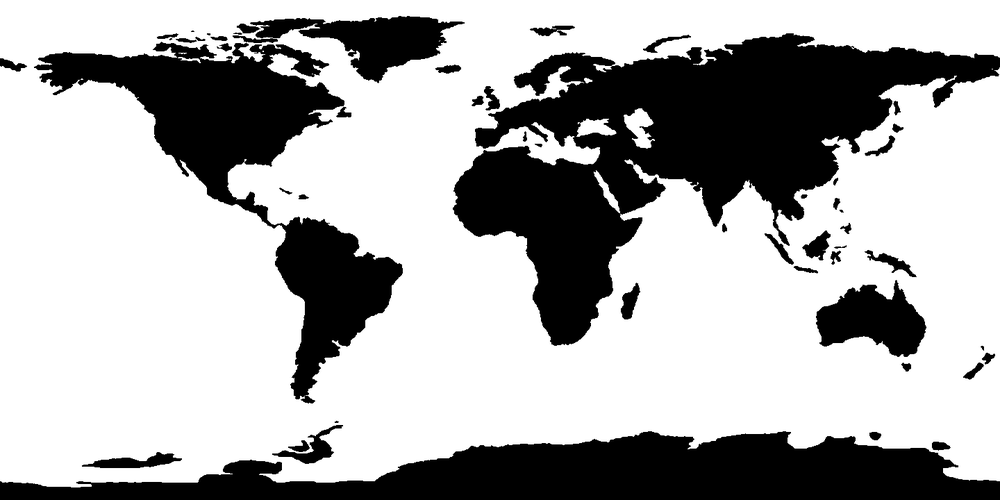
%> input picture assignment3/q4/map.gif, 1000 x 500 px, shrunk from 1440 x 720 before the run
$ octave q4.m   (GNU Octave 9; MATLAB toolbox functions it lacks are replaced by stand-ins)
%> lines starting %> are read from the running program, lines starting %| are printed output that depends on the picture; in (x1, y1, x2, y2) boxes, pixels count from 0 and x2, y2 are one past the last pixel; in counts of white or black regions, pixels touching at a corner belong together; the program's own positions count from 1
%% Abhijeet Kumar
% CSD 201302197

% geometric transformation for a map
% q4

% read the given image
img = double(imread('map.gif'));
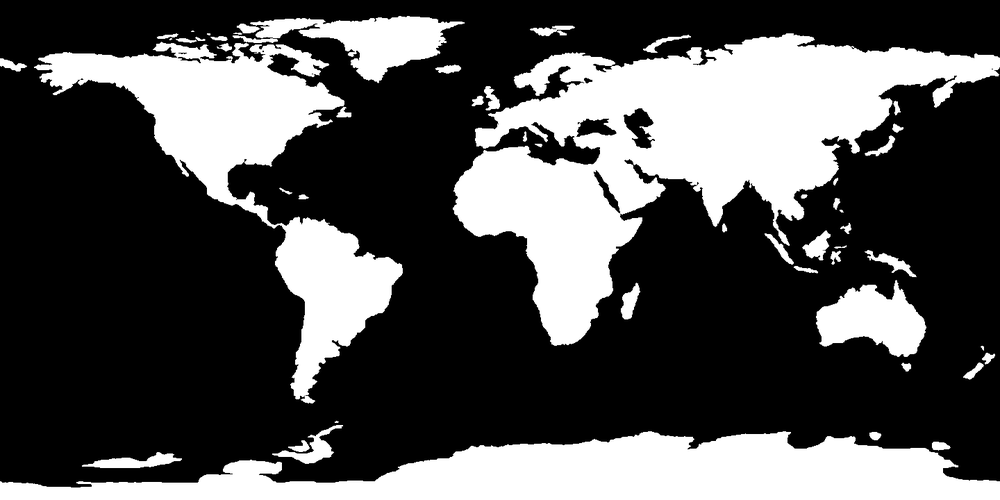
%> img: size 500x1000 double; min 0, max 255, mean 81
img_size = size(img);
%> img_size = [500 1000]
b = img_size(2)/2;
%> b = 500
l = img_size(1)/2;
%> l = 250


% part a
% Cylindrical projection

%center of the image to be trated as origin ...
%(problem defn of latitude and longitude)

domain_min_l = -pi/2;
domain_max_l = pi/2;
domain_min_b = -1;
domain_max_b = 1;
step_b = ( domain_max_b - domain_min_b ) /b/2;
%> step_b = 0.002
step_l = ( domain_max_l - domain_min_l ) /l/2;
%> step_l = 0.00628

[ x_original y_original ] = meshgrid( domain_min_b+step_b :step_b : domain_max_b...
                     , domain_min_l+step_l :step_l : domain_max_l );

% subscript to index for all points in the final image
range_min_l = -1;
range_max_l = 1;
range_min_b = -1;
range_max_b = 1;
step_b = ( range_max_b - range_min_b ) /b/2;
step_l = ( range_max_l - range_min_l ) /l/2;
%> step_l = 0.004
[ img_new_x img_new_y ] =  meshgrid( range_min_b+step_b :step_b : range_max_b...
                     , range_min_l+step_l :step_l : range_max_l );

%inverse transformations on coordianates
img_old_x = img_new_x;
img_old_y = asin( img_new_y );

%interpolation to calculate values at required coordinnates (these are direcly mapped to img_final points)
img_final = interp2 (x_original, y_original, img, img_old_x, img_old_y );
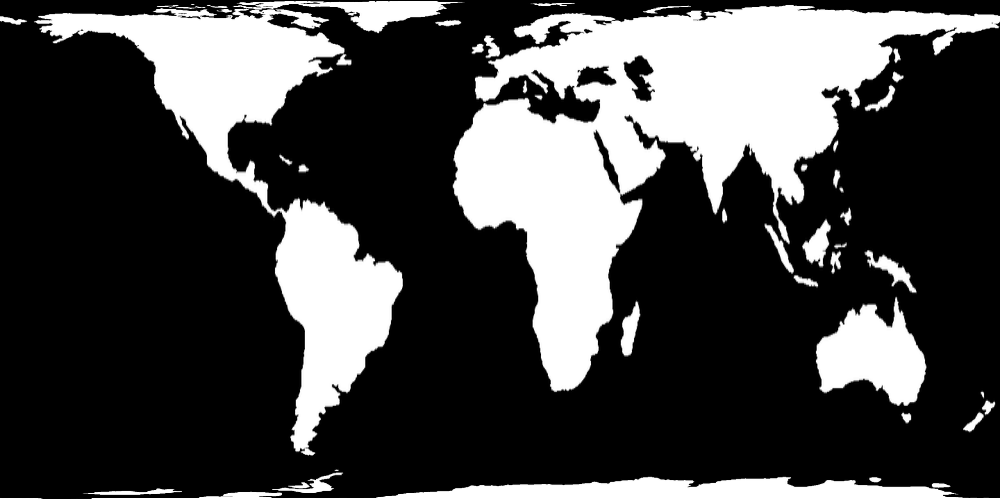
%> img_final: size 500x1000 double; min 0, max 255, mean 71.3

%show the images
figure;
imshow(img);
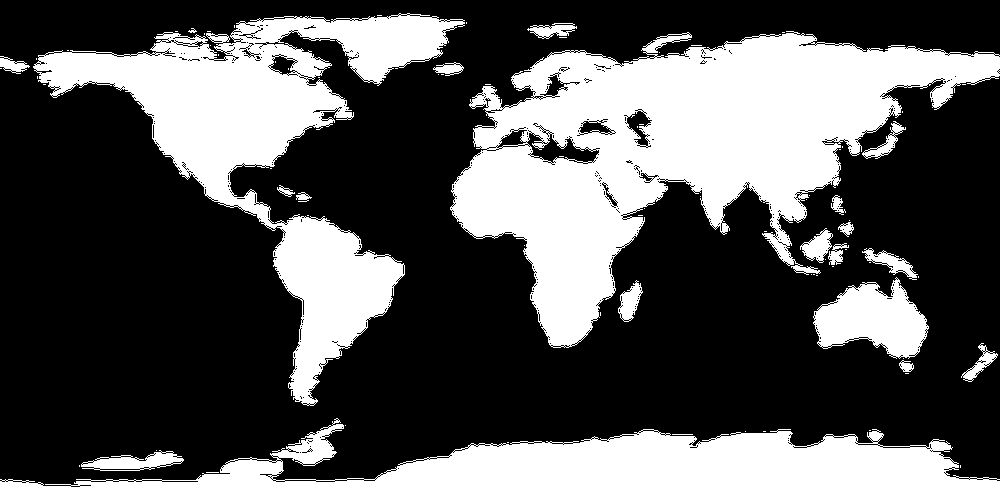
%> displayed picture: size 500x1000, on the screen's scale of 0 to 255; 34.8% white; 83 white regions (62 under 20 px), largest, box (x1, y1, x2, y2) and area: (450, 31, 1000, 348) 73951, (33, 13, 465, 406) 45315, (0, 418, 1000, 500) 43539
title('original-image');
figure;
imshow(img_final);
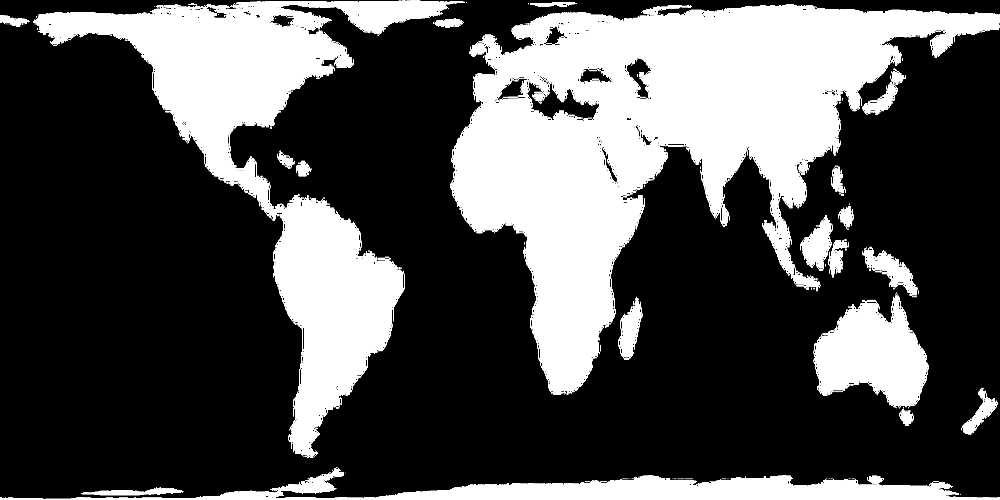
%> displayed picture: size 500x1000, on the screen's scale of 0 to 255; min 0, max 255, mean 81.7
title('final-image cylindrical-projection');


% part b
% Mercartor projection


%center of the image to be trated as origin ...
%(problem defn of latitude and longitude)
del=0.1  ;
domain_min_l = -pi/(2+del);
domain_max_l = pi/(2+del);
domain_min_b = -1;
domain_max_b = 1;
step_b = ( domain_max_b - domain_min_b ) /b/2;
step_l = ( domain_max_l - domain_min_l ) /l/2;
%> step_l = 0.00598

[ x_original y_original ] = meshgrid( domain_min_b+step_b :step_b : domain_max_b...
                     , domain_min_l+step_l :step_l : domain_max_l );


% subscript to index for all points in the final imagerange_min_l = -1;
range_min_l = log(tan(-pi/2/(2+del)+pi/4));
range_max_l = log(tan(pi/2/(2+del)+pi/4));
range_min_b = -1;
range_max_b = 1;
step_b = ( range_max_b - range_min_b ) /b/2;
step_l = ( range_max_l - range_min_l ) /l/2;
%> step_l = 0.0131
[ img_new_x img_new_y ] =  meshgrid( range_min_b+step_b :step_b : range_max_b...
                     , range_min_l+step_l :step_l : range_max_l );

%inverse transformations on coordianates
img_old_x = img_new_x;
img_old_y = 2*(atan(exp(img_new_y))-pi/4);

%interpolation to calculate values at required coordinnates (these are direcly mapped to img_final points)
img_final_2 = interp2 (x_original, y_original, img, img_old_x, img_old_y );
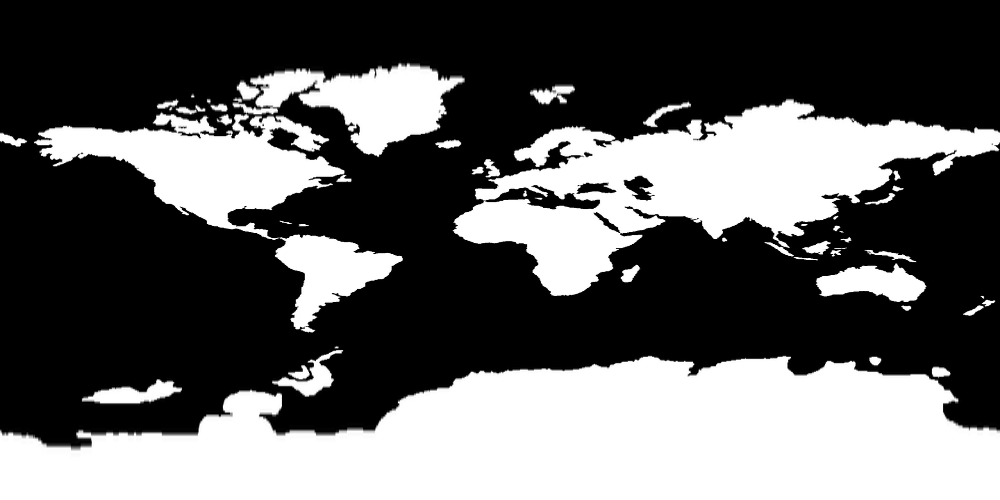
%> img_final_2: size 500x1000 double; 1% of the values are NaN or infinite; the others: min 0, max 255, mean 97.84; drawn with min black, max white, NaN and infinite black

%show the images
% figure;
% imshow(img);
% title('original_image');
figure;
imshow(img_final_2);
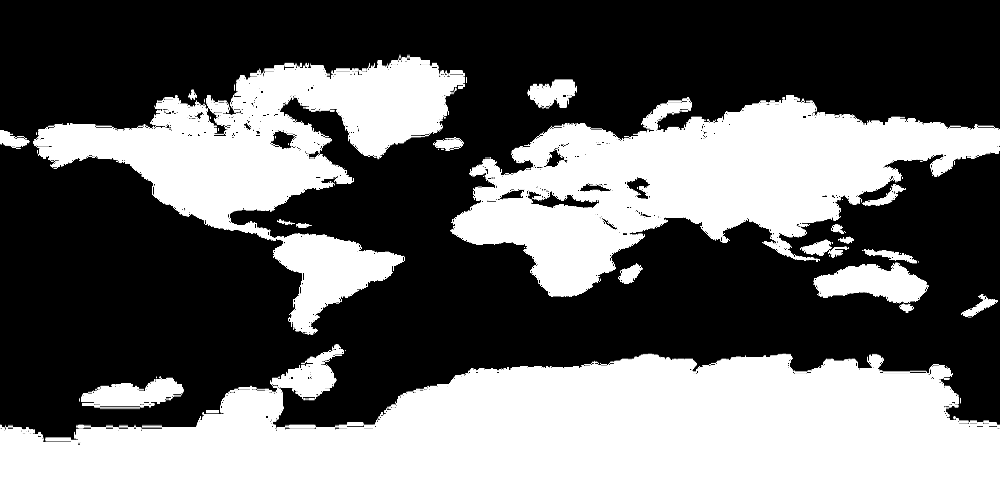
%> displayed picture: size 500x1000, on the screen's scale of 0 to 255; min 0, max 255, mean 108.1
title('final-image Mercartor-projection');
